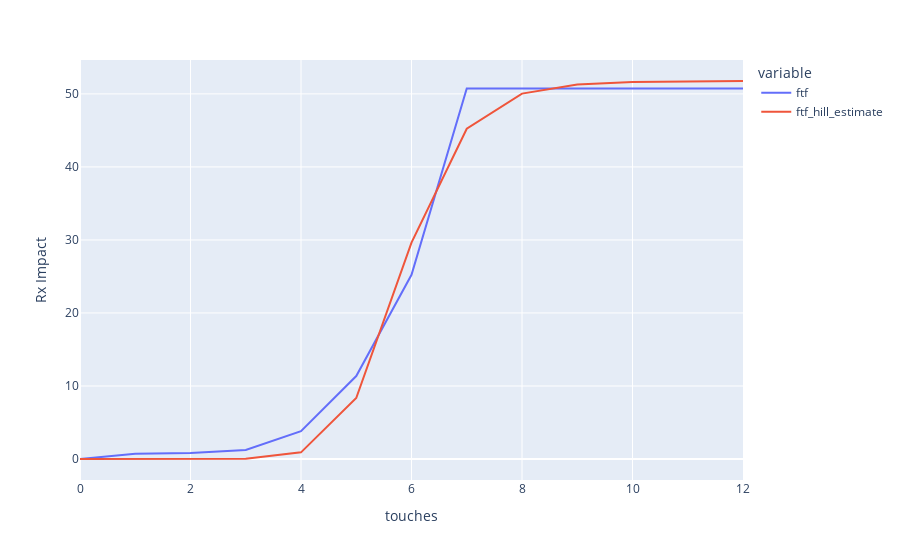

Here is the notebook cell this chart was saved with:
### Code cell
response_curves.plot(channel3['resp_df'], 'touches', ['ftf', 'ftf_hill_estimate'])

### Figure 1 — Plotly figure (JSON) as saved in the notebook; plotly's stock layout.template omitted (floating-point values rounded to 4 significant figures)
{"data": [{"hovertemplate": "variable=ftf<br>touches=%{x}<br>value=%{y}<extra></extra>", "legendgroup": "ftf", "line": {"color": "#636efa", "dash": "solid"}, "marker": {"symbol": "circle"}, "mode": "lines", "name": "ftf", "orientation": "v", "showlegend": true, "type": "scatter", "x": [0, 1, 2, 3, 4, 5, 6, 7, 8, 9, 10, 11, 12], "xaxis": "x", "y": [0, 0.7211, 0.8182, 1.234, 3.816, 11.36, 25.23, 50.73, 50.73, 50.73, 50.73, 50.73, 50.73], "yaxis": "y"}, {"hovertemplate": "variable=ftf_hill_estimate<br>touches=%{x}<br>value=%{y}<extra></extra>", "legendgroup": "ftf_hill_estimate", "line": {"color": "#EF553B", "dash": "solid"}, "marker": {"symbol": "circle"}, "mode": "lines", "name": "ftf_hill_estimate", "orientation": "v", "showlegend": true, "type": "scatter", "x": [0, 1, 2, 3, 4, 5, 6, 7, 8, 9, 10, 11, 12], "xaxis": "x", "y": [0, 3.632e-07, 0.0005801, 0.04335, 0.9103, 8.352, 29.64, 45.24, 50.04, 51.28, 51.62, 51.73, 51.77], "yaxis": "y"}], "layout": {"legend": {"title": {"text": "variable"}, "tracegroupgap": 0}, "margin": {"t": 60}, "xaxis": {"anchor": "y", "domain": [0, 1], "title": {"text": "touches"}}, "yaxis": {"anchor": "x", "domain": [0, 1], "title": {"text": "Rx Impact"}}}}
